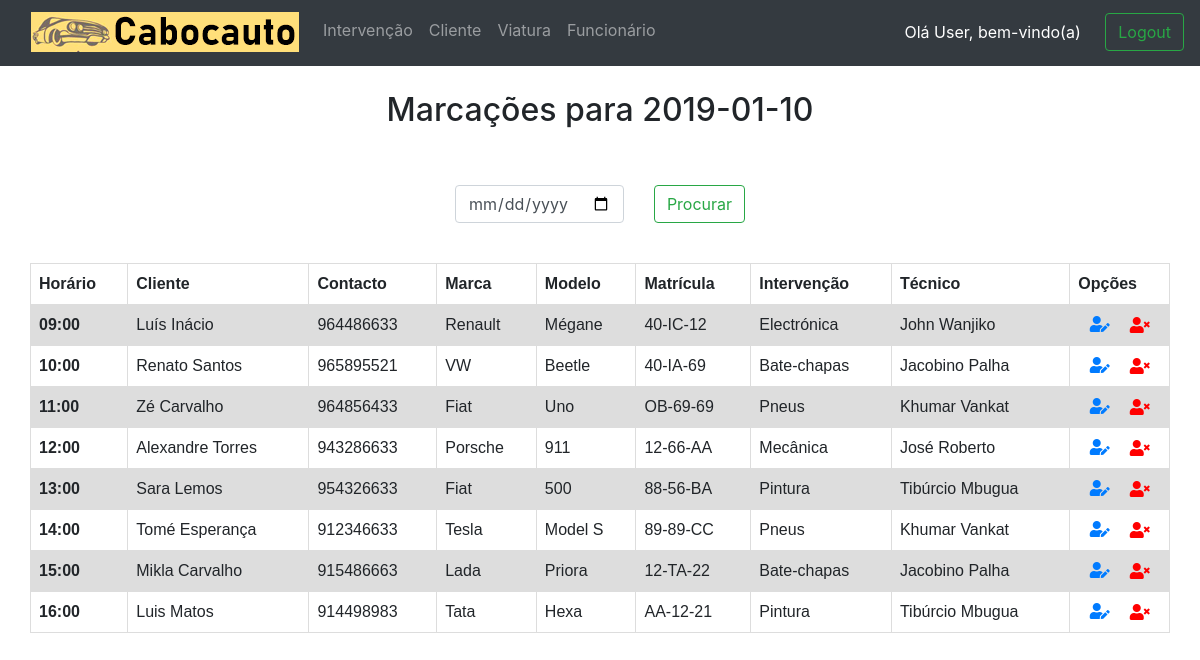
/ (signed in), run on the app's committed database.
### tables this page shows
create table Servico (
	id_servico INT NOT NULL AUTO_INCREMENT PRIMARY KEY,
    dataServico datetime not null,
    id_cliente INT NOT NULL,
    id_viatura INT NOT NULL,
    id_funcionario INT NOT NULL,
    FOREIGN KEY (id_cliente) REFERENCES Cliente (id_cliente),
    FOREIGN KEY (id_viatura) REFERENCES Viatura (id_viatura),
    FOREIGN KEY (id_funcionario) REFERENCES Funcionario (id_funcionario)
);

create table Cliente (
	id_cliente INT NOT NULL AUTO_INCREMENT PRIMARY KEY,
	nome VARCHAR (50) NOT NULL,
	contacto CHAR (9) NOT NULL,
	email VARCHAR (30) NOT NULL,
    morada VARCHAR (200) NOT NULL,
    nif CHAR(9)
);

create table Viatura(
	id_viatura INT NOT NULL AUTO_INCREMENT PRIMARY KEY,
	marca VARCHAR (20) NOT NULL,
    modelo VARCHAR (20) NOT NULL,
    matricula VARCHAR (8) NOT NULL,
    id_cliente INT NOT NULL,
	FOREIGN KEY (id_cliente) REFERENCES Cliente (id_cliente)
);

create table Especialidade (
	id_especialidade INT NOT NULL AUTO_INCREMENT PRIMARY KEY,
	tipo VARCHAR (20) NOT NULL
);

create table Funcionario (
	id_funcionario INT NOT NULL AUTO_INCREMENT PRIMARY KEY,
    nome VARCHAR (50) NOT NULL,
    id_especialidade INT NOT NULL,
	FOREIGN KEY (id_especialidade) REFERENCES Especialidade (id_especialidade)
);

### db_connection.php (called while the page is built, shortened)
<?php
function GetAppointmentsQuery($data) {
    $dataInicio = " " . $data . " 09:00:00";
    $dataFim = " " . $data . " 18:00:00";
    $query = "select s.id_servico as idServico, s.dataServico, c.nome as clienteNome, c.contacto, v.marca, v.modelo, v.matricula, e.tipo, f.nome as funcNome
                from servico s
                left join cliente c on s.id_cliente = c.id_cliente
                left join viatura v on s.id_viatura = v.id_viatura
                left join funcionario f on s.id_funcionario = f.id_funcionario
                left join especialidade e on f.id_especialidade = e.id_especialidade
                where dataServico >= '" . $dataInicio . "' and dataServico <= '" . $dataFim . "'";
    return $query;
}
?>

### index.php (the view, shortened to what this page needs)
<?php
include 'db_connection.php';
?>
<!DOCTYPE html>
<html>
<head>
    <link rel="stylesheet" href="https://stackpath.bootstrapcdn.com/bootstrap/4.2.1/css/bootstrap.min.css"
>
    <link rel="stylesheet" href="https://use.fontawesome.com/releases/v5.6.3/css/all.css"
>
    <link rel="stylesheet" type="text/css" href="styles.css">
</head>
<body>
<nav class="navbar navbar-expand-lg navbar-dark bg-dark">
    <a class="navbar-brand" href="index.php"><img src="./images/cabocauto.png" alt=""></a>
    <div class="collapse navbar-collapse" id="navbarSupportedContent">
        <ul class="navbar-nav mr-auto">
            <?php
            if (!empty($_SESSION["authenticated"]) && $_SESSION["authenticated"]) {
                echo
                "<li class='nav-item'>
                            <a class='nav-link' href='agendar.php'>Intervenção</a>
                        </li>
                        <li class='nav-item'>
                            <a class='nav-link' href='cliente.php'>Cliente</a>
                        </li>
                        <li class='nav-item'>
                            <a class='nav-link' href='viatura.php'>Viatura</a>
                        </li>
                        <li class='nav-item'>
                            <a class='nav-link' href='funcionario.php'>Funcionário</a>
                        </li>";
            }
            if (empty($_SESSION["authenticated"]) || !$_SESSION["authenticated"]) {
                echo "</ul>
                        <form class='form-inline my-2 my-lg-0' id = 'login' method = 'post' >
                            <input id = 'username' name = 'username' type = 'text' required class='form-control mr-sm-2' placeholder = 'Username' >
                            <input id = 'password' name = 'password' type = 'password' required class='form-control mr-sm-2'placeholder = 'Password' >
                            <button class='btn btn-outline-success my-2 my-sm-0' type = 'submit'> Login</button >
                        </form >";
            } else if (!empty($_SESSION["authenticated"]) && $_SESSION["authenticated"]) {
                echo "</ul>
                            <form class='form-inline my-2 my-lg-0' id = 'logout' method = 'post' >
                            <span class='userWelcome'>Olá " . ucfirst($_SESSION["user"]) . ", bem-vindo(a) </span> &nbsp;
                            <input type='hidden' name='logout' id='logout' value='logout' />
                            <button class='btn btn-outline-success my-2 my-sm-0' type = 'submit'>Logout</button >
                            </form >";
            }
            ?>
    </div>
</nav>
<div class="container h-100">
    <h2 class="row h-100 justify-content-center align-items-center">Marcações para <?php echo $_SESSION["date"]; ?></h2>
    <div class="dateContainer row h-100 justify-content-center align-items-center">
        <form class='form-inline my-2 my-lg-0' id='Search' method = 'post' >
            <input id='search' name='search' style="margin-right: 30px" class="form-control"  type="date">
            <button class='btn btn-outline-success my-2 my-sm-0' type='submit'>Procurar</button >
        </form >
    </div>
    <div class="row h-100 justify-content-center align-items-center">
        <table>
            <tr>
                <th>Horário</th>
                <th>Cliente</th>
                <th>Contacto</th>
                <th>Marca</th>
                <th>Modelo</th>
                <th>Matrícula</th>
                <th>Intervenção</th>
                <th>Técnico</th>
                <?php
                    if (!empty($_SESSION["authenticated"]) && $_SESSION["authenticated"]) {
                      echo "<th>Opções</th>";
                    }
                ?>
            </tr>
            <?php
            $conn = OpenCon();
            $query = GetAppointmentsQuery($_SESSION["date"]);
            if ($result = $conn->query($query)) {
                while ($row = $result->fetch_assoc()) {
                    echo "<tr>";
                    echo "<th>" . substr(explode(" ", $row["dataServico"])[1], 0, -3) . "</th>";
                    echo "<td>" . $row["clienteNome"] . "</td>";
                    echo "<td>" . $row["contacto"] . "</td>";
                    echo "<td>" . $row["marca"] . "</td>";
                    echo "<td>" . $row["modelo"] . "</td>";
                    echo "<td>" . $row["matricula"] . "</td>";
                    echo "<td>" . $row["tipo"] . "</td>";
                    echo "<td>" . $row["funcNome"] . "</td>";
                    if (!empty($_SESSION["authenticated"]) && $_SESSION["authenticated"]) {
                        echo "<td>";
                        echo "<div class='row justify-content-center align-items-center'>";
                        echo "<a href='editar.php?" . $row["idServico"] . "'><i class='fas fa-user-edit'></i></a>";
                        echo "<i id='delete' class='fas fa-user-times' onclick='ConfirmDelete(" . $row["idServico"] . ")'></i>";
                        echo "</div>";
                        echo "</td>";
                    }
                    echo "</tr>";
                }
            }
            ?>
        </table>
    </div>
</div>
</body>
</html>

### styles.css (style rules this page uses)
table { font-family: arial, sans-serif; border-collapse: collapse; width: 100%; }
td, th { border: 1px solid #dddddd; text-align: left; padding: 8px; }
tr:nth-child(even) { background-color: #dddddd; }
h2 { padding-top: 25px; padding-left: 20px; padding-right: 20px; padding-bottom: 12px; }
i { padding: 0px 10px; }
.dateContainer { margin: 40px 0px; }
.navbar { border-radius: 0px; padding-bottom: 14px; }
.navbar-brand { padding: 4px 0px 0px 15px; }
.form-inline { float: right; padding: 4px 0px 0px 0px; }
.userWelcome { color: white; height: 25px; padding-right: 20px; }
#delete { color: red; }

### data on the page
servico: dataServico "09:00", id_cliente.nome "Luís Inácio", id_cliente.contacto "964486633", id_viatura.marca "Renault", id_viatura.modelo "Mégane", id_viatura.matricula "40-IC-12", especialidade.tipo "Electrónica", id_funcionario.nome "John Wanjiko"
servico: dataServico "10:00", id_cliente.nome "Renato Santos", id_cliente.contacto "965895521", id_viatura.marca "VW", id_viatura.modelo "Beetle", id_viatura.matricula "40-IA-69", especialidade.tipo "Bate-chapas", id_funcionario.nome "Jacobino Palha"
servico: dataServico "11:00", id_cliente.nome "Zé Carvalho", id_cliente.contacto "964856433", id_viatura.marca "Fiat", id_viatura.modelo "Uno", id_viatura.matricula "OB-69-69", especialidade.tipo "Pneus", id_funcionario.nome "Khumar Vankat"
servico: dataServico "12:00", id_cliente.nome "Alexandre Torres", id_cliente.contacto "943286633", id_viatura.marca "Porsche", id_viatura.modelo "911", id_viatura.matricula "12-66-AA", especialidade.tipo "Mecânica", id_funcionario.nome "José Roberto"
servico: dataServico "13:00", id_cliente.nome "Sara Lemos", id_cliente.contacto "954326633", id_viatura.marca "Fiat", id_viatura.modelo "500", id_viatura.matricula "88-56-BA", especialidade.tipo "Pintura", id_funcionario.nome "Tibúrcio Mbugua"
servico: dataServico "14:00", id_cliente.nome "Tomé Esperança", id_cliente.contacto "912346633", id_viatura.marca "Tesla", id_viatura.modelo "Model S", id_viatura.matricula "89-89-CC", especialidade.tipo "Pneus", id_funcionario.nome "Khumar Vankat"
servico: dataServico "15:00", id_cliente.nome "Mikla Carvalho", id_cliente.contacto "915486663", id_viatura.marca "Lada", id_viatura.modelo "Priora", id_viatura.matricula "12-TA-22", especialidade.tipo "Bate-chapas", id_funcionario.nome "Jacobino Palha"
servico: dataServico "16:00", id_cliente.nome "Luis Matos", id_cliente.contacto "914498983", id_viatura.marca "Tata", id_viatura.modelo "Hexa", id_viatura.matricula "AA-12-21", especialidade.tipo "Pintura", id_funcionario.nome "Tibúrcio Mbugua"

### other printed values
$_SESSION["user"] "User"
$_SESSION["date"] "2019-01-10"
